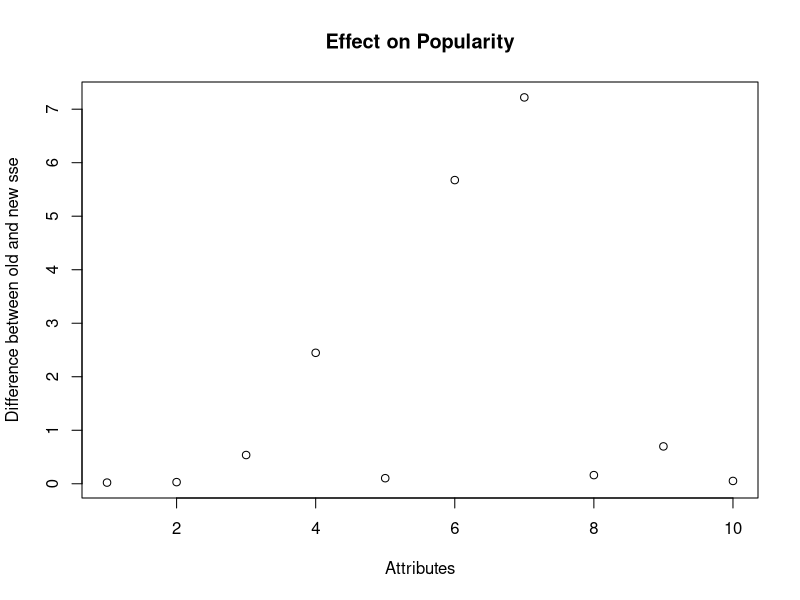

Source code (R):
x = read.csv2("FooFighters.csv",stringsAsFactors=FALSE,sep=",");
x = sapply(x, as.character)
x = data.matrix(x)
x = apply(x, 2, as.numeric) #changing the data type from character to numeric

new_data = scale(x[,3:11]) #Standardizing the dataset
View(new_data)
new_x = cbind(x[,1:2],new_data) #Binding the columns together
View(new_x)

X = as.matrix(new_x[,1:10]);
y = as.vector(new_x[,11]);
a = solve(t(X) %*% X, t(X) %*% y)
paste("coefficients are:")
a
yhat = X %*% a
sse = sum((y - yhat) ^ 2)
paste("sse =", sse) #Finding the sum of squared errors

new_sse = rep(0, 10)
diff = rep(0, 10)
for (i in 1:10) {
     newX = X[,-i]
     a = solve(t(newX) %*% newX, t(newX) %*% y)
     yhat = newX %*% a
     new_sse[i] = sum((y - yhat) ^ 2)
     diff[i] = abs(new_sse[i] - sse)
     cat(
         paste0(
             "Omit variable ",
             i ,
             ": new sse = ",
             new_sse[i],
            ", difference with old sse = ",
             diff[i],
             ".\n"
         )
     )
 }
cat("Most difference is", max(diff), "\n")
cat("Least difference is", min(diff), "\n")
plot(diff, main = "Effect on Popularity", ylab = "Difference between old and new sse", xlab = "Attributes")